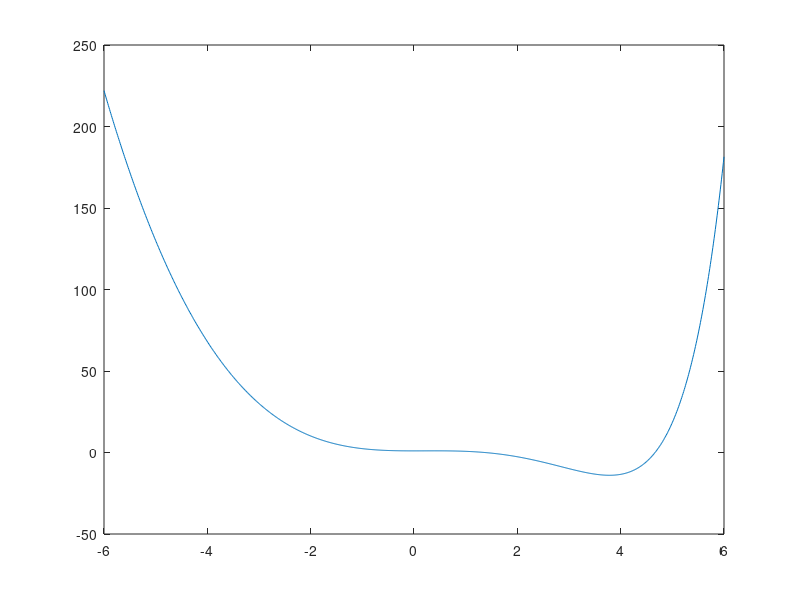

Write MATLAB code to recreate this figure.
f = @(x) exp(x) - x^3 - x;
f1 = @(x) exp(x) - 3*x^2 - 1;
f2 = @(x) exp(x) - 6*x;


X = linspace(-6,6,1000);
Y = arrayfun(f,X);
plot(X,Y)
x1 = fzero(f1,1)
x2 = fzero(f1,5)
f2(x1)
f2(x2)
f(x2)


g = @(x,y) 2*x^2 + 2*y^2 - 6*x -6*y + 9;
